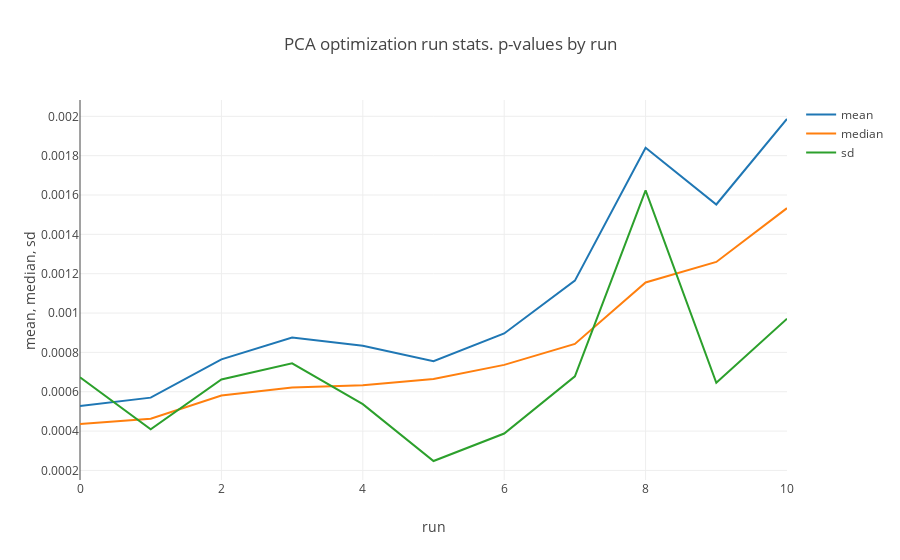

Write notebook code for a chart like this one.
### Markdown cell above
### Summary stats

### Code cell
run_stats= [
    prob_mean, prob_median, prob_sd
]
stats_names= ['mean','median','sd']

run_stats= np.array(run_stats).T

fig_stats= [
    go.Scatter(
        x= list(range(run_stats.shape[0])),
        y= run_stats[:,i],
        mode= 'lines',
        name= stats_names[i]
    ) for i in range(run_stats.shape[1])
]

layout= go.Layout(
    title= 'PCA optimization run stats. p-values by run',
    yaxis= dict(title='mean, median, sd'),
    xaxis= dict(title= 'run')
)

Figure= go.Figure(data= fig_stats, layout= layout)

iplot(Figure)

### Figure 1 — Plotly figure (JSON) as saved in the notebook; plotly's stock layout.template omitted (floating-point values rounded to 4 significant figures)
{"data": [{"mode": "lines", "name": "mean", "type": "scatter", "uid": "894f3ec3-13d3-4d80-969e-49fe240a5b5b", "x": [0, 1, 2, 3, 4, 5, 6, 7, 8, 9, 10], "y": [0.0005276, 0.00057, 0.0007645, 0.0008756, 0.0008332, 0.0007555, 0.0008961, 0.001165, 0.00184, 0.001552, 0.001986]}, {"mode": "lines", "name": "median", "type": "scatter", "uid": "171a3f7f-1dcf-4728-8a70-e625449cb5af", "x": [0, 1, 2, 3, 4, 5, 6, 7, 8, 9, 10], "y": [0.0004356, 0.0004624, 0.0005808, 0.0006215, 0.0006325, 0.0006642, 0.0007364, 0.0008428, 0.001156, 0.00126, 0.001533]}, {"mode": "lines", "name": "sd", "type": "scatter", "uid": "342730c0-b107-489e-8e77-cee7a0e5fc63", "x": [0, 1, 2, 3, 4, 5, 6, 7, 8, 9, 10], "y": [0.0006739, 0.0004095, 0.0006626, 0.0007441, 0.0005371, 0.0002478, 0.0003874, 0.000678, 0.001624, 0.0006453, 0.0009715]}], "layout": {"title": {"text": "PCA optimization run stats. p-values by run"}, "xaxis": {"title": {"text": "run"}}, "yaxis": {"title": {"text": "mean, median, sd"}}}}
